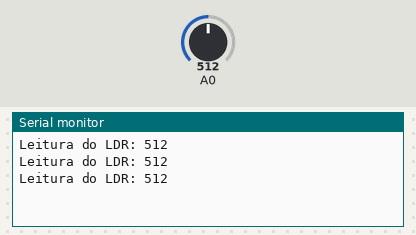
A sketch run on a simulated Arduino Uno, built with avr-gcc and run on an emulated ATmega328P. Parts: the last lines printed to the serial monitor. Inputs (shaded band) come from the test bench; at power-on: A0 = 512.

Above: at 1.3 s.
1.4 s: A0 set to 716
At 1.9 s:
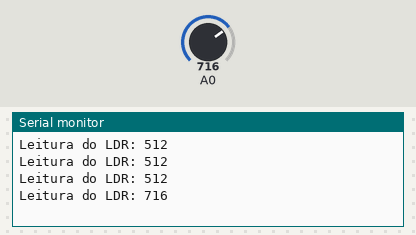
2.9 s: A0 set to 900
At 3.4 s:
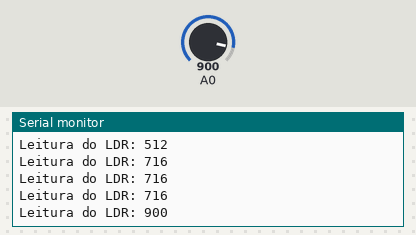
Timing chart, 0 to 5.9 s (numbered marks = the images above; inputs shaded):
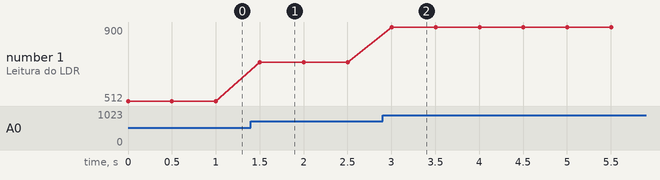

Measured:
- after the input at 1.4 s, the serial monitor: prints a new line after 0.10 s (image 1)
- after the input at 2.9 s, the serial monitor: prints a new line after 0.10 s (image 2)
- plotted number 1: 512 → 716 after the input at 1.4 s, 716 → 900 after the input at 2.9 s

The sketch:

teste_LDR.ino
```cpp
int leitura = 0;

void setup() {
  Serial.begin(9600);

}

void loop() {
  leitura = analogRead (A0);

  Serial.print("Leitura do LDR: ");
  Serial.println(leitura);
  delay(500);
}
```
